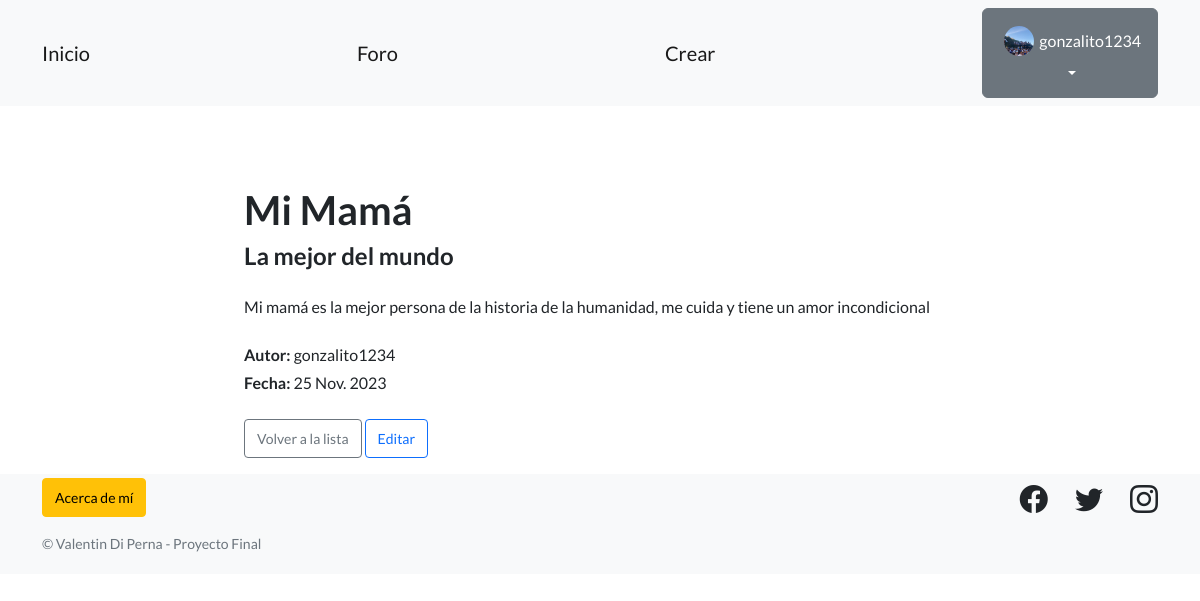
The page /pages/pageld/5/ (signed in) on the database its author committed.
### perfiles/models.py (models this page shows, shortened)
class Avatar(models.Model):
   user = models.OneToOneField(User, on_delete=models.CASCADE, null=True)
   imagen = models.ImageField(upload_to='avatares', null=True, blank=True)

### articulos/models.py (models this page shows, shortened)
class Articulo(models.Model):
    titulo = models.CharField(max_length=50)
    subtitulo = models.CharField(max_length=50)
    cuerpo = RichTextField()
    autor = models.ForeignKey(User, on_delete=models.SET_NULL, null=True)
    fecha = models.DateField(auto_now = True)
    destacado = models.BooleanField(default=False)

### articulos/views.py (the view)
# urls.py: path('pageld/<int:pk>/', ArticuloDetailView.as_view(), name='detalle_articulo'),
class ArticuloDetailView(DetailView):
    model = Articulo
    success_url = reverse_lazy('lista_articulos')

### articulos/templates/articulos/articulo_detail.html
{% extends "base.html" %}
{% block contenido %}
<div class="container mt-5">
  <div class="row">
      <div class="col-md-8 offset-md-2">
          <h1 class="post-heading">{{ object.titulo }}</h1>
          <h4 class="subheading">{{ object.subtitulo }}</h4>
          <div class="article-content mt-4">
              {{ object.cuerpo | safe }}
          </div>
          <div class="article-meta mt-4">
              <p class="mb-1"><strong>Autor:</strong> {{ object.autor }}</p>
              <p class="mb-0"><strong>Fecha:</strong> {{ object.fecha }}</p>
          </div>
          <div class="article-actions mt-4">
              <a href="{% url 'lista_articulos' %}" class="btn btn-outline-secondary btn-sm">Volver a la lista</a>
              <a href="{% url 'editar_articulo' object.id %}" class="btn btn-outline-primary btn-sm">Editar</a>
          </div>
      </div>
  </div>
</div>
{% endblock contenido %}

### templates_base/base.html (shortened to what this page needs)
{% load static %}
<!DOCTYPE html>
<html lang="en">
    <head>
        <link href="https://cdn.jsdelivr.net/npm/bootstrap-icons@1.5.0/font/bootstrap-icons.css" rel="stylesheet" type="text/css" />
        <link href="{% static 'css/styles.css' %}" rel="stylesheet" />
    </head>
    <body>
        <nav class="navbar navbar-expand-lg navbar-light bg-light static-top justify-content-center">
            <div class="container">
                <a class="navbar-brand" href="{% url 'inicio' %}">Inicio</a>
                <a class="navbar-brand" href="{% url 'lista_articulos' %}">Foro</a>
                <a class="navbar-brand" href="{% url 'crear_articulo' %}">Crear</a>
                {% if user.is_authenticated %}
                    <div class="dropdown">
                        <button class="btn btn-secondary dropdown-toggle" type="button" id="dropdownMenuButton1" data-bs-toggle="dropdown" aria-expanded="false">
                            <div class="d-flex align-items-center">
                                <img src="{{ user.avatar.imagen.url }}" style="width: 40px; height: 40px; object-fit: cover; border-radius: 50%; padding: 5px;">
                                <span>{{ user.username }}</span>
                            </div>
                        </button>
                    </div>
                {% else %}
                    <div class="d-flex">
                        <a class="btn btn-primary me-2" href="{% url 'login' %}">Iniciar Sesión</a>
                        <a class="btn btn-success" href="{% url 'registro' %}">Registro</a>
                    </div>
                {% endif %}
            </div>
        </nav>
        <section style="padding: 2rem 3rem 1rem;">
            {% block contenido %}
            {% endblock contenido %}
        </section>
        <footer class="footer bg-light py-1">
            <div class="container">
                <div class="row">
                    <div class="col-lg-6 text-center text-lg-start mb-4 mb-lg-0">
                        <ul class="list-inline">
                            <li class="list-inline-item">
                                <a class="btn btn-warning btn-sm" href="{% url 'about_me' %}">
                                    Acerca de mí
                                </a>
                            </li>
                        </ul>
                        <p class="text-muted small">&copy; Valentin Di Perna - Proyecto Final</p>
                    </div>
                    <div class="col-lg-6 text-center text-lg-end">
                        <ul class="list-inline mb-0">
                            <li class="list-inline-item me-4">
                                <a class="text-dark" href="https://www.facebook.com/Coderhouse/"><i class="bi-facebook fs-3"></i></a>
                            </li>
                            <li class="list-inline-item me-4">
                                <a class="text-dark" href="https://twitter.com/coderhouse"><i class="bi-twitter fs-3"></i></a>
                            </li>
                            <li class="list-inline-item">
                                <a class="text-dark" href="https://www.instagram.com/coderhouse"><i class="bi-instagram fs-3"></i></a>
                            </li>
                        </ul>
                    </div>
                </div>
            </div>
        </footer>
    </body>
</html>

### rows shown on the page
Articulo: titulo "Mi Mamá", subtitulo "La mejor del mundo", cuerpo "Mi mamá es la mejor persona de la historia de la humanidad, me cuida y tiene un amor incondicional", autor "gonzalito1234", fecha "25 Nov. 2023"

### other values the page prints
{{ user.username }} "gonzalito1234"
